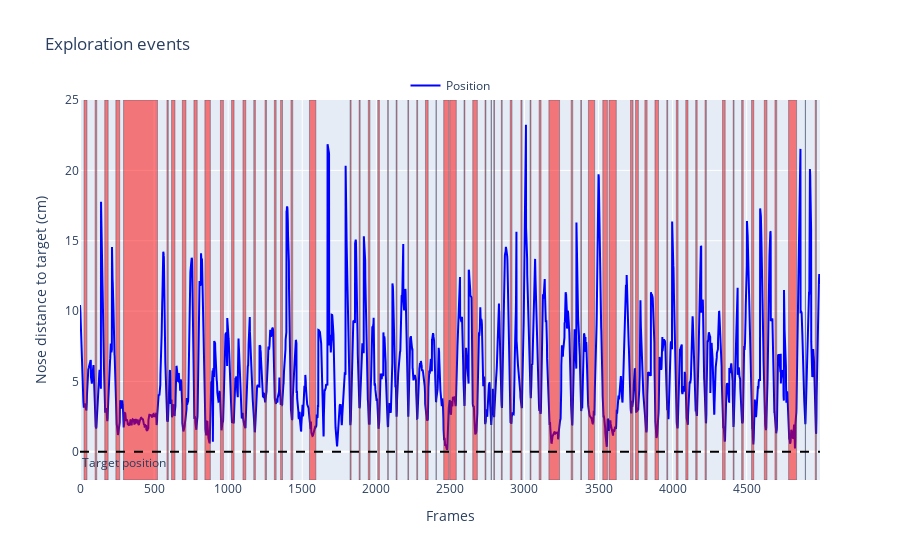

Source (notebook cell):
### Markdown cell above
---
We can see on the testing data that the exploratory events happen when the nose gets close to the object

### Code cell
rst.plot_example_data(model_dict['X_ts'], model_dict['y_ts'])

### Figure 1 — Plotly figure (JSON) as saved in the notebook; plotly's stock layout.template omitted (floating-point values rounded to 4 significant figures; data arrays with more than 128 entries replaced by an {"elided": "..."} marker saying what was removed)
{"data": [{"line": {"color": "blue"}, "mode": "lines", "name": "Position", "type": "scatter", "x": {"elided": "4996 int values"}, "y": {"elided": "4996 float values"}}], "layout": {"annotations": [{"showarrow": false, "text": "Target position", "x": 0, "xanchor": "left", "xref": "x domain", "y": 0, "yanchor": "top", "yref": "y"}], "legend": {"bgcolor": "rgba(255,255,255,0.5)", "orientation": "h", "x": 0.5, "xanchor": "center", "y": 1, "yanchor": "bottom"}, "shapes": [{"fillcolor": "rgba(255,0,0,0.5)", "line": {"width": 0.4}, "type": "rect", "x0": 27, "x1": 47, "y0": -2, "y1": 25}, {"fillcolor": "rgba(255,0,0,0.5)", "line": {"width": 0.4}, "type": "rect", "x0": 102, "x1": 113, "y0": -2, "y1": 25}, {"fillcolor": "rgba(255,0,0,0.5)", "line": {"width": 0.4}, "type": "rect", "x0": 167, "x1": 190, "y0": -2, "y1": 25}, {"fillcolor": "rgba(255,0,0,0.5)", "line": {"width": 0.4}, "type": "rect", "x0": 242, "x1": 268, "y0": -2, "y1": 25}, {"fillcolor": "rgba(255,0,0,0.5)", "line": {"width": 0.4}, "type": "rect", "x0": 294, "x1": 523, "y0": -2, "y1": 25}, {"fillcolor": "rgba(255,0,0,0.5)", "line": {"width": 0.4}, "type": "rect", "x0": 587, "x1": 596, "y0": -2, "y1": 25}, {"fillcolor": "rgba(255,0,0,0.5)", "line": {"width": 0.4}, "type": "rect", "x0": 618, "x1": 641, "y0": -2, "y1": 25}, {"fillcolor": "rgba(255,0,0,0.5)", "line": {"width": 0.4}, "type": "rect", "x0": 691, "x1": 715, "y0": -2, "y1": 25}, {"fillcolor": "rgba(255,0,0,0.5)", "line": {"width": 0.4}, "type": "rect", "x0": 769, "x1": 791, "y0": -2, "y1": 25}, {"fillcolor": "rgba(255,0,0,0.5)", "line": {"width": 0.4}, "type": "rect", "x0": 843, "x1": 880, "y0": -2, "y1": 25}, {"fillcolor": "rgba(255,0,0,0.5)", "line": {"width": 0.4}, "type": "rect", "x0": 948, "x1": 968, "y0": -2, "y1": 25}, {"fillcolor": "rgba(255,0,0,0.5)", "line": {"width": 0.4}, "type": "rect", "x0": 1023, "x1": 1040, "y0": -2, "y1": 25}, {"fillcolor": "rgba(255,0,0,0.5)", "line": {"width": 0.4}, "type": "rect", "x0": 1100, "x1": 1119, "y0": -2, "y1": 25}, {"fillcolor": "rgba(255,0,0,0.5)", "line": {"width": 0.4}, "type": "rect", "x0": 1173, "x1": 1184, "y0": -2, "y1": 25}, {"fillcolor": "rgba(255,0,0,0.5)", "line": {"width": 0.4}, "type": "rect", "x0": 1249, "x1": 1259, "y0": -2, "y1": 25}, {"fillcolor": "rgba(255,0,0,0.5)", "line": {"width": 0.4}, "type": "rect", "x0": 1312, "x1": 1324, "y0": -2, "y1": 25}, {"fillcolor": "rgba(255,0,0,0.5)", "line": {"width": 0.4}, "type": "rect", "x0": 1354, "x1": 1367, "y0": -2, "y1": 25}, {"fillcolor": "rgba(255,0,0,0.5)", "line": {"width": 0.4}, "type": "rect", "x0": 1424, "x1": 1436, "y0": -2, "y1": 25}, {"fillcolor": "rgba(255,0,0,0.5)", "line": {"width": 0.4}, "type": "rect", "x0": 1549, "x1": 1592, "y0": -2, "y1": 25}, {"fillcolor": "rgba(255,0,0,0.5)", "line": {"width": 0.4}, "type": "rect", "x0": 1823, "x1": 1830, "y0": -2, "y1": 25}, {"fillcolor": "rgba(255,0,0,0.5)", "line": {"width": 0.4}, "type": "rect", "x0": 1884, "x1": 1891, "y0": -2, "y1": 25}, {"fillcolor": "rgba(255,0,0,0.5)", "line": {"width": 0.4}, "type": "rect", "x0": 1946, "x1": 1957, "y0": -2, "y1": 25}, {"fillcolor": "rgba(255,0,0,0.5)", "line": {"width": 0.4}, "type": "rect", "x0": 2010, "x1": 2021, "y0": -2, "y1": 25}, {"fillcolor": "rgba(255,0,0,0.5)", "line": {"width": 0.4}, "type": "rect", "x0": 2077, "x1": 2081, "y0": -2, "y1": 25}, {"fillcolor": "rgba(255,0,0,0.5)", "line": {"width": 0.4}, "type": "rect", "x0": 2134, "x1": 2140, "y0": -2, "y1": 25}, {"fillcolor": "rgba(255,0,0,0.5)", "line": {"width": 0.4}, "type": "rect", "x0": 2213, "x1": 2218, "y0": -2, "y1": 25}, {"fillcolor": "rgba(255,0,0,0.5)", "line": {"width": 0.4}, "type": "rect", "x0": 2273, "x1": 2279, "y0": -2, "y1": 25}, {"fillcolor": "rgba(255,0,0,0.5)", "line": {"width": 0.4}, "type": "rect", "x0": 2332, "x1": 2350, "y0": -2, "y1": 25}, {"fillcolor": "rgba(255,0,0,0.5)", "line": {"width": 0.4}, "type": "rect", "x0": 2403, "x1": 2405, "y0": -2, "y1": 25}, {"fillcolor": "rgba(255,0,0,0.5)", "line": {"width": 0.4}, "type": "rect", "x0": 2455, "x1": 2492, "y0": -2, "y1": 25}, {"fillcolor": "rgba(255,0,0,0.5)", "line": {"width": 0.4}, "type": "rect", "x0": 2497, "x1": 2540, "y0": -2, "y1": 25}, {"fillcolor": "rgba(255,0,0,0.5)", "line": {"width": 0.4}, "type": "rect", "x0": 2592, "x1": 2598, "y0": -2, "y1": 25}, {"fillcolor": "rgba(255,0,0,0.5)", "line": {"width": 0.4}, "type": "rect", "x0": 2651, "x1": 2682, "y0": -2, "y1": 25}, {"fillcolor": "rgba(255,0,0,0.5)", "line": {"width": 0.4}, "type": "rect", "x0": 2734, "x1": 2740, "y0": -2, "y1": 25}, {"fillcolor": "rgba(255,0,0,0.5)", "line": {"width": 0.4}, "type": "rect", "x0": 2775, "x1": 2777, "y0": -2, "y1": 25}, {"fillcolor": "rgba(255,0,0,0.5)", "line": {"width": 0.4}, "type": "rect", "x0": 2793, "x1": 2798, "y0": -2, "y1": 25}, {"fillcolor": "rgba(255,0,0,0.5)", "line": {"width": 0.4}, "type": "rect", "x0": 2844, "x1": 2850, "y0": -2, "y1": 25}, {"fillcolor": "rgba(255,0,0,0.5)", "line": {"width": 0.4}, "type": "rect", "x0": 2904, "x1": 2916, "y0": -2, "y1": 25}, {"fillcolor": "rgba(255,0,0,0.5)", "line": {"width": 0.4}, "type": "rect", "x0": 2976, "x1": 2984, "y0": -2, "y1": 25}, {"fillcolor": "rgba(255,0,0,0.5)", "line": {"width": 0.4}, "type": "rect", "x0": 3038, "x1": 3044, "y0": -2, "y1": 25}, {"fillcolor": "rgba(255,0,0,0.5)", "line": {"width": 0.4}, "type": "rect", "x0": 3099, "x1": 3112, "y0": -2, "y1": 25}, {"fillcolor": "rgba(255,0,0,0.5)", "line": {"width": 0.4}, "type": "rect", "x0": 3165, "x1": 3237, "y0": -2, "y1": 25}, {"fillcolor": "rgba(255,0,0,0.5)", "line": {"width": 0.4}, "type": "rect", "x0": 3315, "x1": 3326, "y0": -2, "y1": 25}, {"fillcolor": "rgba(255,0,0,0.5)", "line": {"width": 0.4}, "type": "rect", "x0": 3380, "x1": 3385, "y0": -2, "y1": 25}, {"fillcolor": "rgba(255,0,0,0.5)", "line": {"width": 0.4}, "type": "rect", "x0": 3432, "x1": 3474, "y0": -2, "y1": 25}, {"fillcolor": "rgba(255,0,0,0.5)", "line": {"width": 0.4}, "type": "rect", "x0": 3529, "x1": 3560, "y0": -2, "y1": 25}, {"fillcolor": "rgba(255,0,0,0.5)", "line": {"width": 0.4}, "type": "rect", "x0": 3571, "x1": 3620, "y0": -2, "y1": 25}, {"fillcolor": "rgba(255,0,0,0.5)", "line": {"width": 0.4}, "type": "rect", "x0": 3716, "x1": 3733, "y0": -2, "y1": 25}, {"fillcolor": "rgba(255,0,0,0.5)", "line": {"width": 0.4}, "type": "rect", "x0": 3750, "x1": 3769, "y0": -2, "y1": 25}, {"fillcolor": "rgba(255,0,0,0.5)", "line": {"width": 0.4}, "type": "rect", "x0": 3813, "x1": 3828, "y0": -2, "y1": 25}, {"fillcolor": "rgba(255,0,0,0.5)", "line": {"width": 0.4}, "type": "rect", "x0": 3881, "x1": 3905, "y0": -2, "y1": 25}, {"fillcolor": "rgba(255,0,0,0.5)", "line": {"width": 0.4}, "type": "rect", "x0": 3961, "x1": 3967, "y0": -2, "y1": 25}, {"fillcolor": "rgba(255,0,0,0.5)", "line": {"width": 0.4}, "type": "rect", "x0": 4025, "x1": 4037, "y0": -2, "y1": 25}, {"fillcolor": "rgba(255,0,0,0.5)", "line": {"width": 0.4}, "type": "rect", "x0": 4089, "x1": 4104, "y0": -2, "y1": 25}, {"fillcolor": "rgba(255,0,0,0.5)", "line": {"width": 0.4}, "type": "rect", "x0": 4156, "x1": 4166, "y0": -2, "y1": 25}, {"fillcolor": "rgba(255,0,0,0.5)", "line": {"width": 0.4}, "type": "rect", "x0": 4219, "x1": 4228, "y0": -2, "y1": 25}, {"fillcolor": "rgba(255,0,0,0.5)", "line": {"width": 0.4}, "type": "rect", "x0": 4337, "x1": 4355, "y0": -2, "y1": 25}, {"fillcolor": "rgba(255,0,0,0.5)", "line": {"width": 0.4}, "type": "rect", "x0": 4409, "x1": 4415, "y0": -2, "y1": 25}, {"fillcolor": "rgba(255,0,0,0.5)", "line": {"width": 0.4}, "type": "rect", "x0": 4466, "x1": 4477, "y0": -2, "y1": 25}, {"fillcolor": "rgba(255,0,0,0.5)", "line": {"width": 0.4}, "type": "rect", "x0": 4533, "x1": 4548, "y0": -2, "y1": 25}, {"fillcolor": "rgba(255,0,0,0.5)", "line": {"width": 0.4}, "type": "rect", "x0": 4619, "x1": 4637, "y0": -2, "y1": 25}, {"fillcolor": "rgba(255,0,0,0.5)", "line": {"width": 0.4}, "type": "rect", "x0": 4691, "x1": 4703, "y0": -2, "y1": 25}, {"fillcolor": "rgba(255,0,0,0.5)", "line": {"width": 0.4}, "type": "rect", "x0": 4783, "x1": 4837, "y0": -2, "y1": 25}, {"fillcolor": "rgba(255,0,0,0.5)", "line": {"width": 0.4}, "type": "rect", "x0": 4896, "x1": 4897, "y0": -2, "y1": 25}, {"fillcolor": "rgba(255,0,0,0.5)", "line": {"width": 0.4}, "type": "rect", "x0": 4963, "x1": 4971, "y0": -2, "y1": 25}, {"line": {"color": "black", "dash": "dash"}, "type": "line", "x0": 0, "x1": 1, "xref": "x domain", "y0": 0, "y1": 0, "yref": "y"}], "showlegend": true, "title": {"text": "Exploration events"}, "xaxis": {"title": {"text": "Frames"}}, "yaxis": {"range": [-2, 25], "title": {"text": "Nose distance to target (cm)"}}}}
